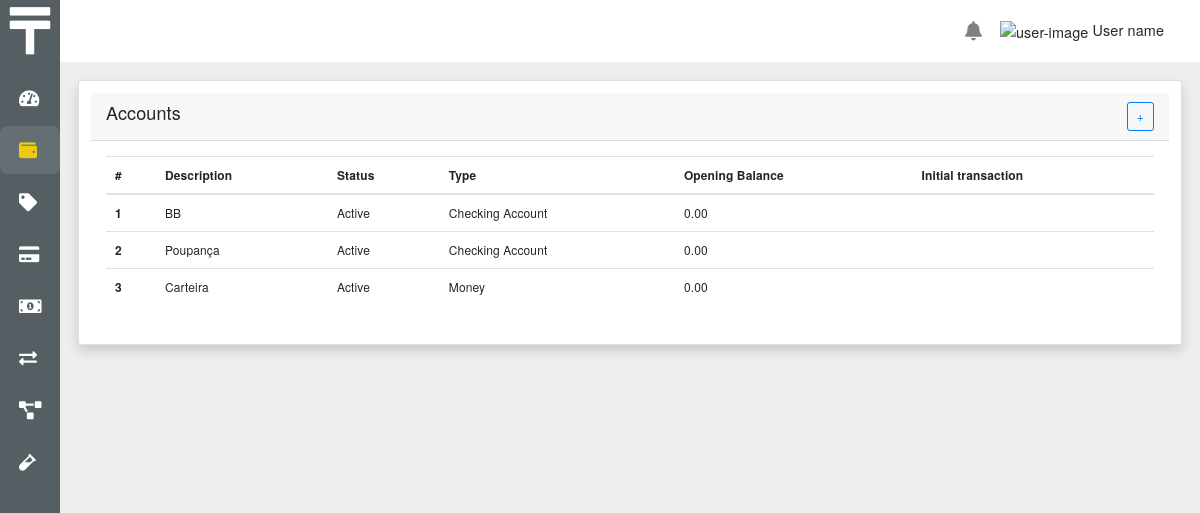
/accounts/, run on an earlier commit of the app's database.
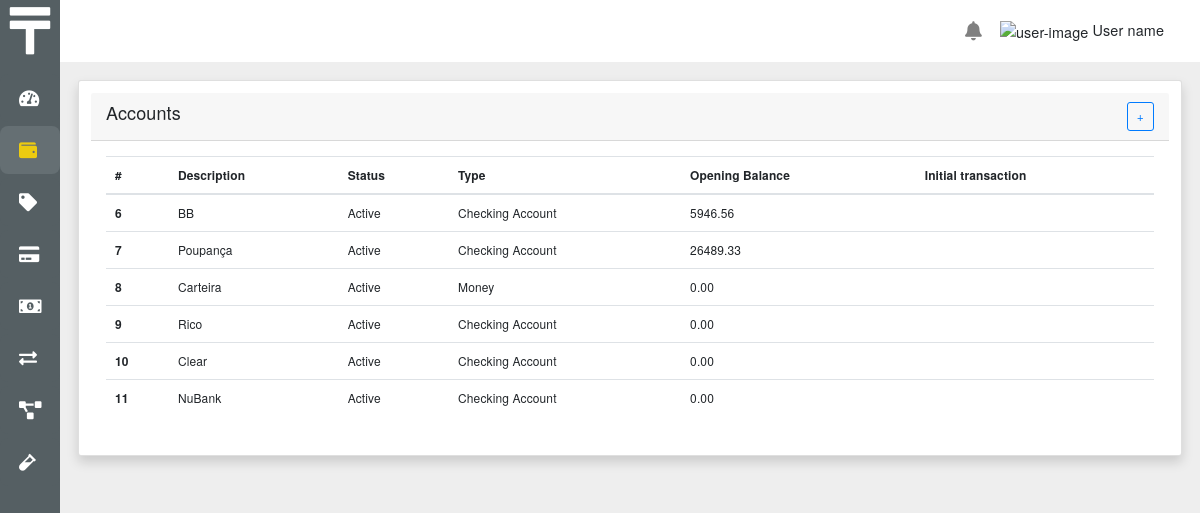
And on a later commit of the database.
### core/models.py (models this page shows, shortened)
class Account(BaseModel):
    description = models.CharField(max_length=25, null=False, blank=False)
    status = models.IntegerField(
        choices=StatusChoices.choices, default=StatusChoices.ACTIVE)
    type = models.IntegerField(
        choices=AccountTypeChoices.choices, default=AccountTypeChoices.CA)
    opening_balance = models.DecimalField(max_digits=15, decimal_places=2)
    opening_type = models.IntegerField(
        choices=MovementTypeChoices.choices, default=MovementTypeChoices.POSITIVE)
    opening_balance_date = models.DateField()
    color = models.IntegerField(
        choices=ColorChoices.choices, default=ColorChoices.PRIMARY)
    initial_transaction = models.OneToOneField(
        'Transaction', on_delete=models.CASCADE, related_name='initial_transaction', null=True)
    def get_status_label(self):
        return StatusChoices(self.status).label
    def get_type_label(self):
        return AccountTypeChoices(self.type).label

### core/views.py (the view)
# urls.py: path('accounts/', views.account_list, name='account_list'),
def account_list(request):
    accounts = Account.objects.all()
    return render(request, 'account/account_list.html', {'accounts': accounts})

### core/templatetags/tags.py (called while the page is built)
@register.filter('startswith')
def startswith(text, starts):
    if isinstance(text, str):
        return text.startswith(starts)
    return False

### core/templates/account/account_list.html
{% extends 'base.html' %}
{% load static %}
{% block main %}
<div class="row">
  <div class="col-md-12">
    <div class="card shadow p-3 mb-5 bg-white rounded">
      <div class="card-header">
        <h4>Accounts</h4>
        <a class="btn btn-outline-primary" href="{% url 'account_new' %}">+</a>
      </div>
      <div class="card-body">
        {% if accounts %}
        <table class="table">
          <thead>
            <tr>
              <th scope="col">#</th>
              <th scope="col">Description</th>
              <th scope="col">Status</th>
              <th scope="col">Type</th>
              <th scope="col">Opening Balance</th>
              <th scope="col">Initial transaction</th>
            </tr>
          </thead>
          <tbody>
            {% for account in accounts %}
            <tr class="table-item-link" data-href="{% url 'account_form' account.id %}">
              <th scope="row">{{ account.id }}</th>
              <td>{{ account.description }}</td>
              <td>{{ account.get_status_label }}</td>
              <td>{{ account.get_type_label }}</td>
              <td>{{ account.opening_balance }}</td>
              <td>{{ account.initial_transaction.description }}</td>
            </tr>
            {% endfor  %}
          </tbody>
        </table>
        {% else %}
        <div style="display: flex; justify-content: center;">
          <h6>No data found</h6>
        </div>
        {% endif %}
      </div>
    </div>
  </div>
</div>
{% endblock main %}

### core/templates/base.html (shortened to what this page needs)
{% load static %}
<!DOCTYPE html>
<html lang="en">
<head>
  <link rel="stylesheet" href="{% static 'css/main.css' %}" />
</head>
<body>
  {% include 'includes/components/navbar/navbar.html' %}
  <div class="wrapper">
    <ul class="sidebar pt-3">
      {% include 'includes/components/sidebar/sidebar_item.html' with url='dashboard' icon='fa-tachometer-alt' description='Dashboard' %}
      {% include 'includes/components/sidebar/sidebar_item.html' with url='account_list' icon='fa-wallet' description='Accounts' %}
      {% include 'includes/components/sidebar/sidebar_item.html' with url='category_list' icon='fa-tag' description='Categories' %}
      {% include 'includes/components/sidebar/sidebar_item.html' with url='credit_card_list' icon='fa-credit-card' description='Credit Card' %}
      {% include 'includes/components/sidebar/sidebar_item.html' with url='transaction_list' icon='fa-money-bill-alt' description='Transactions' %}
      {% include 'includes/components/sidebar/sidebar_item.html' with url='transfer_list' icon='fa-exchange-alt' description='Transfers' %}
      {% include 'includes/components/sidebar/sidebar_item.html' with url='programed_transaction_list' icon='fa-project-diagram' description='Prog. Transactions' %}
      {% include 'includes/components/sidebar/sidebar_item.html' with url='test_form' icon='fa-vial' description='Test form' %}
    </ul>
    <div class="container-fluid p-0">
      <div class="container-fluid content p-4">
        {% block main %}
        {% endblock %}
      </div>
    </div>
  </div>
</body>
</html>

### core/templates/includes/components/navbar/navbar.html (shortened to what this page needs)
{% load static %}
<nav class="navbar bg-white p-0">
  <div class="navbar-brand">
    <a href="{% url 'dashboard' %}" style="color: inherit;"><i class="fas fa-tenge fa-3x"></i></a>
  </div>
  <div class="d-flex align-items-center">
    <div class="btn-group mr-4">
      <a class="dropdown-toggle notification-link" data-toggle="dropdown" href="#" aria-haspopup="true"
        id="notification-item" aria-expanded="false">
        <i class="fas fa-bell fa-lg"></i>
      </a>
    </div>
    <span class="mr-5">
      <img src="{% static 'img/avatar/adam.png' %}" alt="user-image" class="rounded-circle2" width="32" height="32">
      <span>User name</span>
    </span>
  </div>
</nav>

### core/templates/includes/components/sidebar/sidebar_item.html (shortened to what this page needs)
{% load tags %}
{% url url as href_item %}
<li class="sidebar-item {% if request.path|startswith:href_item %}active{% endif %}" data-href="{{ href_item }}">
  <div class="sidebar-item-button">
    <i class="fas {{ icon }}"></i>
  </div>
</li>

What changed in the data, as far as the page shows it:
removed Account: id "1", description "BB", get_status_label "Active", get_type_label "Checking Account", opening_balance "0.00"
removed Account: id "2", description "Poupança", get_status_label "Active", get_type_label "Checking Account", opening_balance "0.00"
removed Account: id "3", description "Carteira", get_status_label "Active", get_type_label "Money", opening_balance "0.00"
added Account: id "6", description "BB", get_status_label "Active", get_type_label "Checking Account", opening_balance "5946.56"
added Account: id "7", description "Poupança", get_status_label "Active", get_type_label "Checking Account", opening_balance "26489.33"
added Account: id "8", description "Carteira", get_status_label "Active", get_type_label "Money", opening_balance "0.00"
added Account: id "9", description "Rico", get_status_label "Active", get_type_label "Checking Account", opening_balance "0.00"
added Account: id "10", description "Clear", get_status_label "Active", get_type_label "Checking Account", opening_balance "0.00"
added Account: id "11", description "NuBank", get_status_label "Active", get_type_label "Checking Account", opening_balance "0.00"
